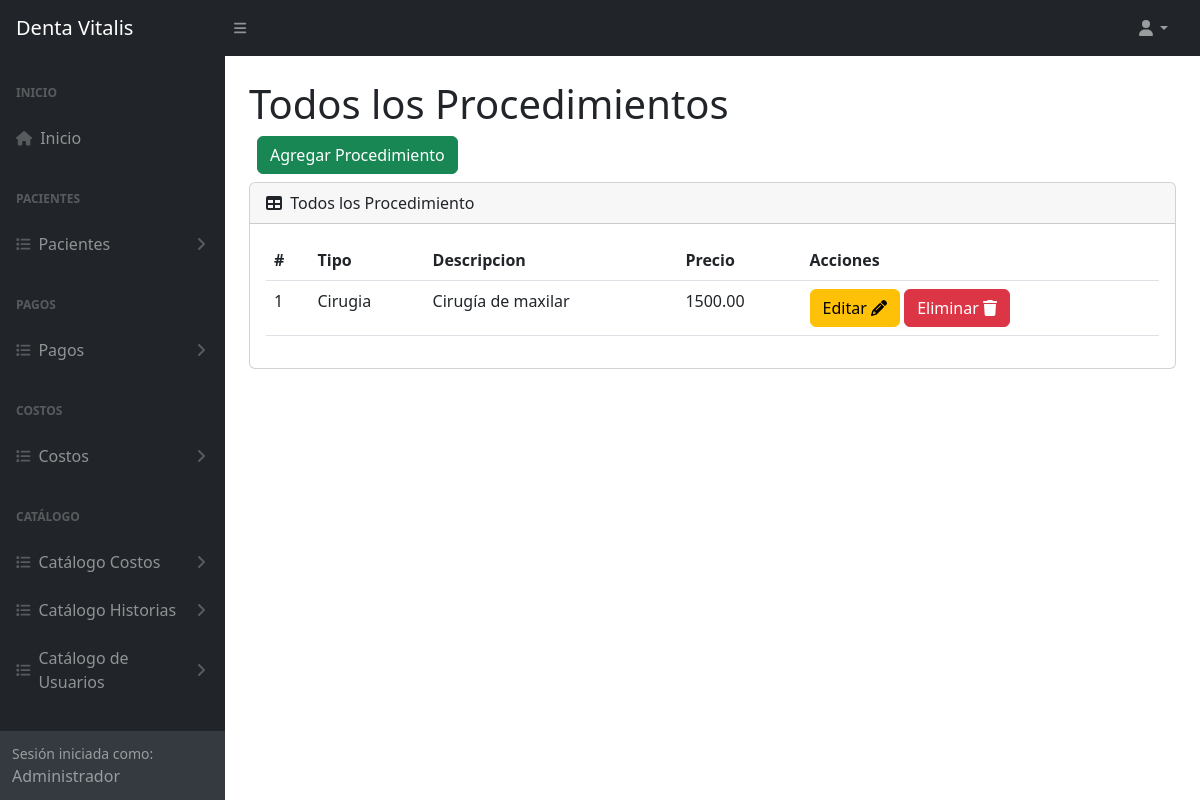
The page /procedimientos (signed in) on the database as committed earlier.
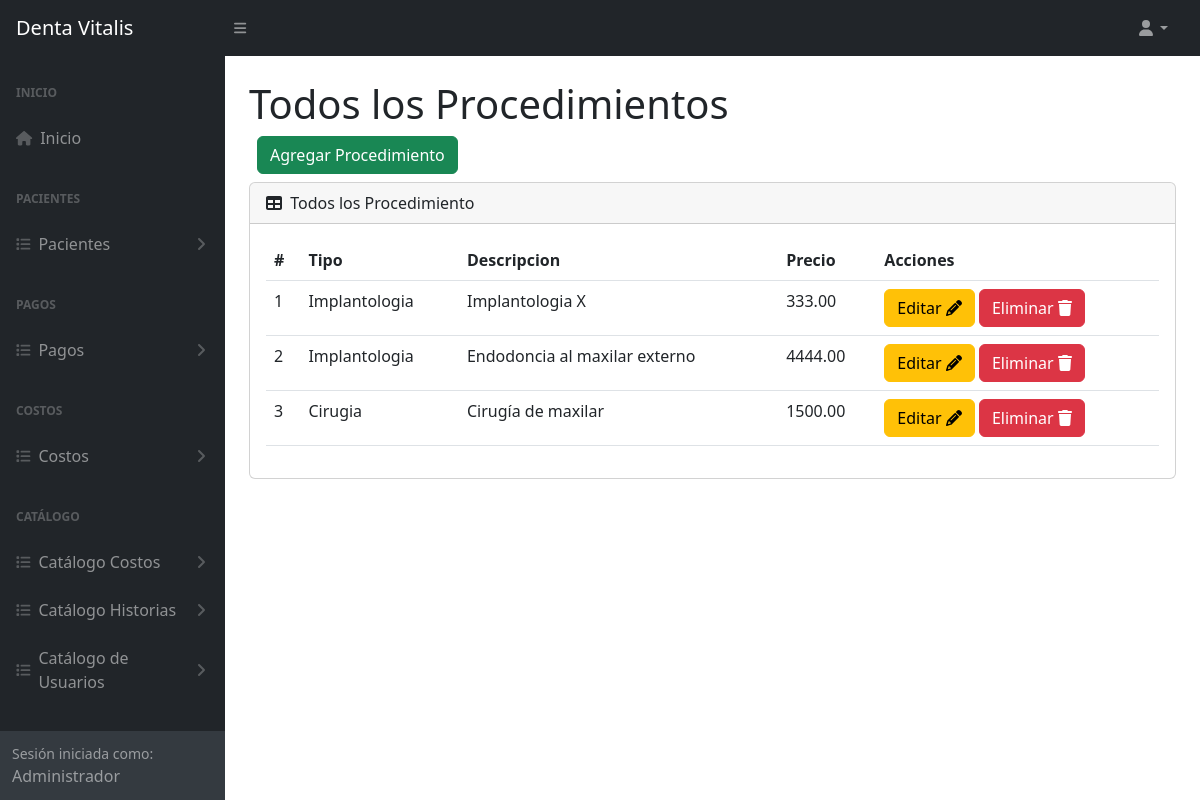
The same page on the database as committed later.
### tables this page shows
CREATE TABLE `tba_procedimiento`  (
  `IdProcedimiento` int NOT NULL AUTO_INCREMENT,
  `NombreProcedimiento` varchar(150) NOT NULL,
  `PrecioPromedio` decimal(10, 2) NOT NULL,
  `IdTipoProcedimiento` int NOT NULL,
  `FechaCreacion` datetime NOT NULL,
  `FechaActualizacion` datetime NOT NULL,
  PRIMARY KEY (`IdProcedimiento`) USING BTREE,
  INDEX `tba_procedimiento_fkTipoProcedimiento`(`IdTipoProcedimiento`) USING BTREE,
  CONSTRAINT `tba_procedimiento_fkTipoProcedimiento` FOREIGN KEY (`IdTipoProcedimiento`) REFERENCES `tba_tipoprocedimiento` (`IdTipoProcedimiento`) ON DELETE RESTRICT ON UPDATE RESTRICT
);

CREATE TABLE `tba_tipoprocedimiento`  (
  `IdTipoProcedimiento` int NOT NULL AUTO_INCREMENT,
  `NombreTipoProcedimiento` varchar(100) NOT NULL,
  PRIMARY KEY (`IdTipoProcedimiento`) USING BTREE
);

### controller/plantilla.controller.php (called while the page is built)
<?php
class ControllerPlantilla
{
  static public function ctrPlantilla()
  {
    include "view/plantilla.php";
  }
}

### index.php (called while the page is built, shortened)
<?php
require_once "controller/plantilla.controller.php";
require_once "controller/procedimientos.controller.php";
require_once "controller/pagos.controller.php";
require_once "model/procedimientos.model.php";
$plantilla = new ControllerPlantilla();
$plantilla -> ctrPlantilla();

### controller/procedimientos.controller.php (called while the page is built, shortened)
<?php
class ControllerProcedimientos
{
  public static function ctrMostrarProcedimientos()
  {
    $tabla = "tba_procedimiento";
    $listaProcedimientos = ModelProcedimientos::mdlMostrarProcedimientos($tabla);
    return $listaProcedimientos;
  }
}

### model/conexion.php (called while the page is built)
<?php
class Conexion
{
  static public function conn()
  {
    $link = new PDO("mysql:host=localhost;dbname=db_dentavitalis","root","");
		$link->exec("set names utf8");
		return $link;
  }
}

### model/procedimientos.model.php (called while the page is built, shortened)
<?php
require_once "conexion.php";
class ModelProcedimientos
{
  public static function mdlMostrarProcedimientos($tabla)
  {
    $statement = Conexion::conn()->prepare("SELECT tba_procedimiento.IdProcedimiento, tba_procedimiento.NombreProcedimiento, tba_procedimiento.PrecioPromedio, tba_procedimiento.IdTipoProcedimiento, tba_tipoprocedimiento.NombreTipoProcedimiento FROM $tabla INNER JOIN tba_tipoprocedimiento ON tba_procedimiento.IdTipoProcedimiento = tba_tipoprocedimiento.IdTipoProcedimiento ORDER BY IdProcedimiento DESC");
    $statement -> execute();
    return $statement -> fetchAll();
  }
}

### view/modules/procedimientos.php (the view, shortened to what this page needs)
</div>
        </div>
        <div class="sb-sidenav-footer">
          <div class="small">Sesión iniciada como:</div>
          <?php echo $_SESSION["nombreUsuario"] ?>
        </div>
      </nav>
    </div>
    <div id="layoutSidenav_content">
      <main class="bg">
        <div class="container-fluid px-4">
          <h1 class="mt-4">Todos los Procedimientos</h1>
          <div class="d-flex m-2">
              <button type="button" class="btn btn-success" data-bs-toggle="modal" data-bs-target="#modalAgregarProcedimiento">
                Agregar Procedimiento
              </button>
            </div>
          <div class="card mb-4">
            <div class="card-header">
              <i class="fas fa-table me-1"></i>
              Todos los Procedimiento
            </div>
            <div class="card-body">
              <table id="datatablesSimple" class="data-table-Procedimiento table">
                <thead>
                  <tr>
                    <th>#</th>
                    <th>Tipo</th>
                    <th>Descripcion</th>
                    <th>Precio</th>
                    <th>Acciones</th>
                  </tr>
                </thead>
                <tbody>
                  <?php
                  $listaProcedimientos = ControllerProcedimientos::ctrMostrarProcedimientos();
                  foreach ($listaProcedimientos as $key => $value)
                  {
                    echo
                    '<tr>
                      <td>'.($key + 1).'</td>
                      <td>'.$value["NombreTipoProcedimiento"].'</td>
                      <td>'.$value["NombreProcedimiento"].'</td>
                      <td>'.$value["PrecioPromedio"].'</td>
                      <td>
                        <button class="btn btn-warning btnEditarProcedimiento" codProcedimiento="'.$value["IdProcedimiento"].'" data-bs-toggle="modal" data-bs-target="#modalEditarProcedimiento">Editar <i class="fa-solid fa-pencil"></i></button>
                        <button class="btn btn-danger btnEliminarProcedimiento" codProcedimiento="'.$value["IdProcedimiento"].'">Eliminar <i class="fa-solid fa-trash"></i></button>
                      </td>
                    </tr>';
                  }
                  ?>
                </tbody>
              </table>
            </div>
          </div>
        </div>
      </main>
    </div>
  </div>

Rows that differ between the two databases and show on the page:
added tba_procedimiento: IdTipoProcedimiento.NombreTipoProcedimiento "Implantologia", NombreProcedimiento "Implantologia X", PrecioPromedio "333.00"
added tba_procedimiento: IdTipoProcedimiento.NombreTipoProcedimiento "Implantologia", NombreProcedimiento "Endodoncia al maxilar externo", PrecioPromedio "4444.00"
